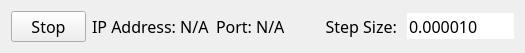
   <widget class="QWidget" name="layoutWidget">
    <property name="geometry">
     <rect>
      <x>0</x>
      <y>0</y>
      <width>525</width>
      <height>35</height>
     </rect>
    </property>
    <layout class="QHBoxLayout" name="horizontalLayout_8">
     <item>
      <widget class="QPushButton" name="stop_button">
       <property name="maximumSize">
        <size>
         <width>75</width>
         <height>16777215</height>
        </size>
       </property>
       <property name="font">
        <font>
         <family>Calibri Light</family>
         <pointsize>12</pointsize>
        </font>
       </property>
       <property name="styleSheet">
        <string notr="true"/>
       </property>
       <property name="text">
        <string>Stop</string>
       </property>
       <property name="checkable">
        <bool>true</bool>
       </property>
      </widget>
     </item>
     <item>
      <layout class="QHBoxLayout" name="horizontalLayout">
       <item>
        <widget class="QLabel" name="ip_label">
         <property name="maximumSize">
          <size>
           <width>16777215</width>
           <height>16777215</height>
          </size>
         </property>
         <property name="font">
          <font>
           <family>Calibri Light</family>
           <pointsize>12</pointsize>
          </font>
         </property>
         <property name="styleSheet">
          <string notr="true"/>
         </property>
         <property name="text">
          <string>IP Address: N/A</string>
         </property>
        </widget>
       </item>
       <item>
        <widget class="QLabel" name="port_label">
         <property name="font">
          <font>
           <family>Calibri Light</family>
           <pointsize>12</pointsize>
          </font>
         </property>
         <property name="styleSheet">
          <string notr="true"/>
         </property>
         <property name="text">
          <string>Port: N/A</string>
         </property>
        </widget>
       </item>
      </layout>
     </item>
     <item>
      <layout class="QHBoxLayout" name="horizontalLayout_2">
       <item>
        <widget class="QLabel" name="step_size_labl">
         <property name="font">
          <font>
           <family>Calibri Light</family>
           <pointsize>12</pointsize>
          </font>
         </property>
         <property name="styleSheet">
          <string notr="true"/>
         </property>
         <property name="text">
          <string>Step Size: </string>
         </property>
         <property name="alignment">
          <set>Qt::AlignRight|Qt::AlignTrailing|Qt::AlignVCenter</set>
         </property>
        </widget>
       </item>
       <item>
        <widget class="QDoubleSpinBox" name="step_size">
         <property name="font">
          <font>
           <family>Calibri Light</family>
           <pointsize>12</pointsize>
          </font>
         </property>
         <property name="styleSheet">
          <string notr="true"/>
         </property>
         <property name="frame">
          <bool>false</bool>
         </property>
         <property name="buttonSymbols">
          <enum>QAbstractSpinBox::NoButtons</enum>
         </property>
         <property name="accelerated">
          <bool>false</bool>
         </property>
         <property name="correctionMode">
          <enum>QAbstractSpinBox::CorrectToNearestValue</enum>
         </property>
         <property name="keyboardTracking">
          <bool>false</bool>
         </property>
         <property name="decimals">
          <number>6</number>
         </property>
         <property name="minimum">
          <double>-1000.000000000000000</double>
         </property>
         <property name="maximum">
          <double>1000.000000000000000</double>
         </property>
         <property name="singleStep">
          <double>0.000001000000000</double>
         </property>
         <property name="value">
          <double>0.000010000000000</double>
         </property>
        </widget>
       </item>
      </layout>
     </item>
    </layout>
   </widget>
